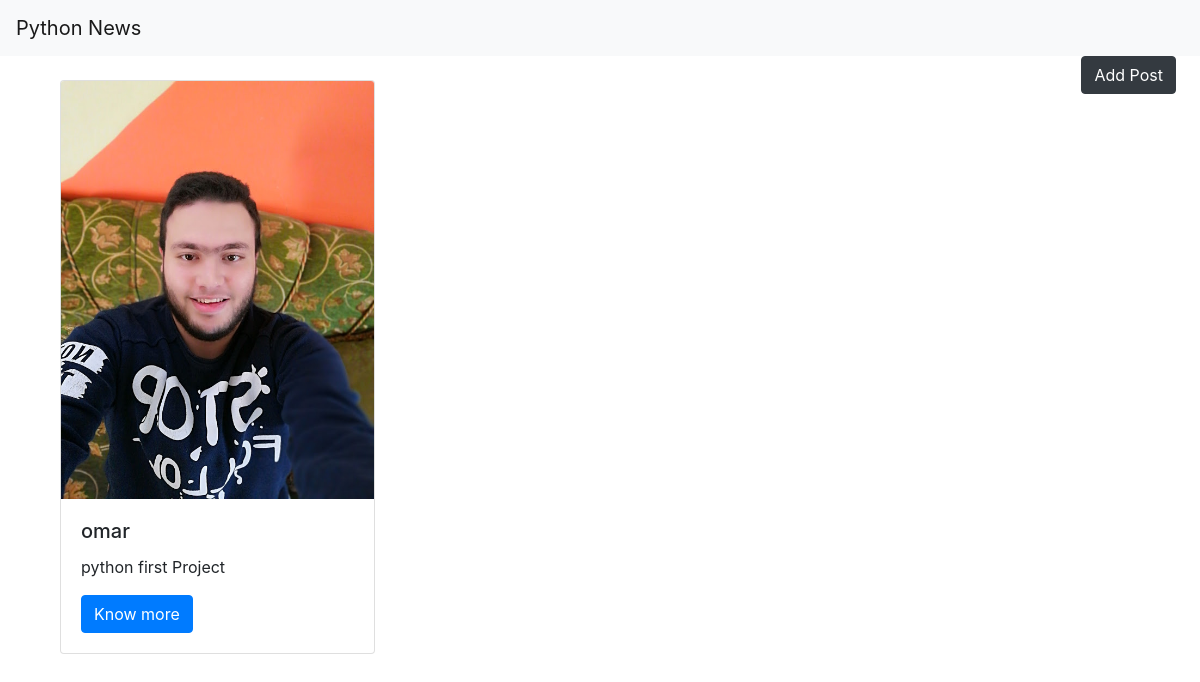
/, run on an earlier commit of the app's database.
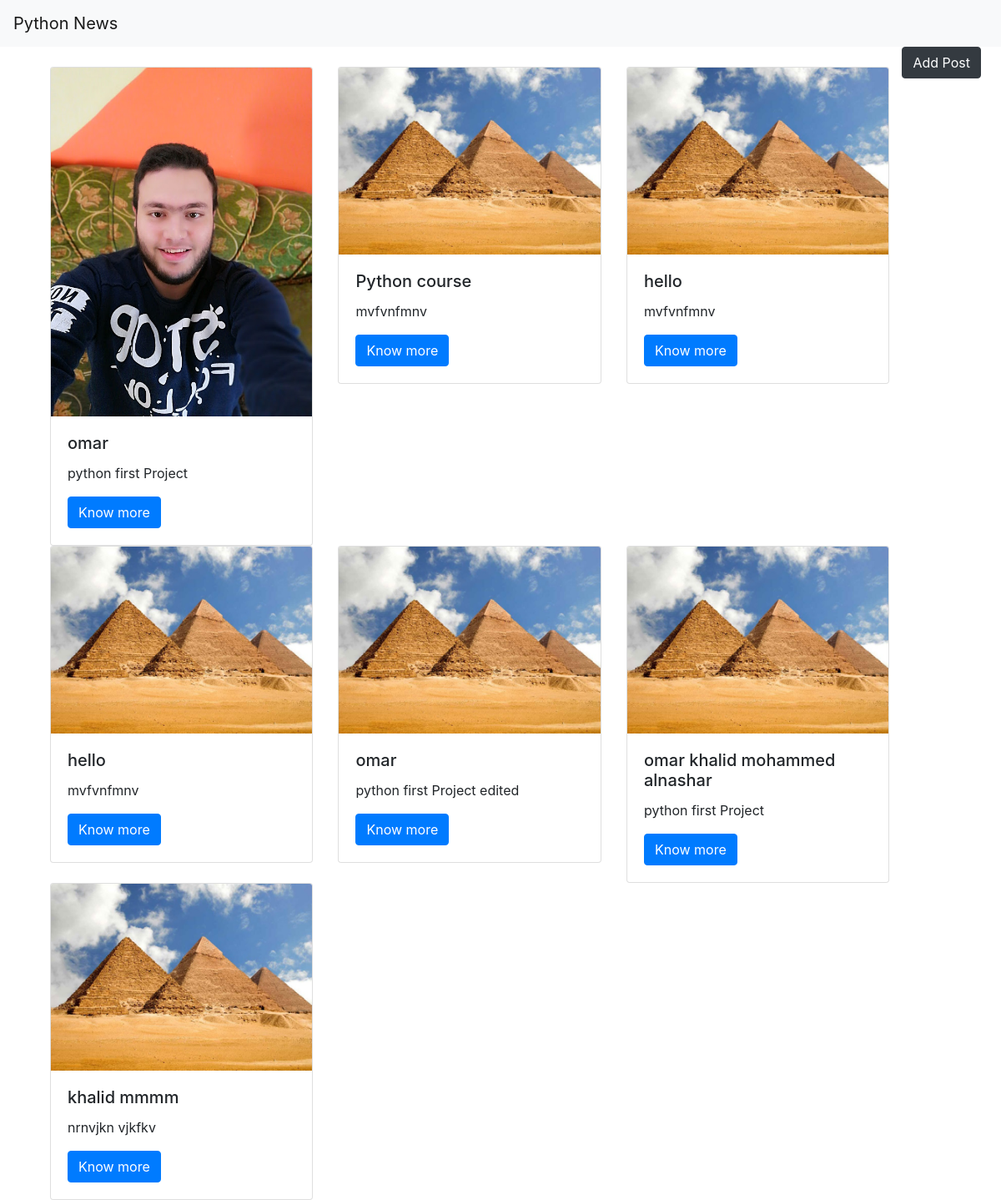
And on a later commit of the database.
### Post/models.py (models this page shows, shortened)
class Post(models.Model):
    user=models.ForeignKey(User,on_delete=models.CASCADE)
    title=models.CharField(max_length=50)
    content=RichTextField()
    img=models.ImageField(upload_to='post_img/',default="post_img/default.jpg")
    created=models.DateTimeField(auto_now_add=True)
    active = models.BooleanField(default=True)

### Post/views.py (the view)
# urls.py: url(r'^$',views.all_post,name='all_post'),
def all_post(request):
    all_posts= Post.objects.filter(active = True)
    context = {
        'all_posts':all_posts,
    }
    return render(request,'allposts.html',context)

### Post/templates/allposts.html
{% extends "base.html" %}
{% block body %}
      <button type="button" class="btn btn-dark mr-4 float-right" ><a href="{% url 'blog:create_post' %}" style="color: white; text-decoration: none;" >Add Post</a></button>
      <div class="container">
        <div class="row mt-4">
          {% for post in all_posts %}
          <div class="col-md-4">
            <div class="card">
                {% if post.img %}
                <img src="{{ post.img.url }}" class="card-img-top" alt="...">
                {% endif %}
                <div class="card-body">
                  <h5 class="card-title">{{post.title}}</h5>
                  <p class="card-text" >{{ post.content|safe|truncatewords:10}}</p>
                  <a href="{% url 'blog:post' post.id %}" class="btn btn-primary">Know more</a>
                </div>
              </div>
           </div>
          {% endfor %}
        </div>
      </div>
      {% endblock body %}

### Post/templates/base.html (shortened to what this page needs)
{% load static %}
<!doctype html>
<html lang="en">
  <head>
    <link rel="stylesheet" href="https://stackpath.bootstrapcdn.com/bootstrap/4.5.0/css/bootstrap.min.css">
    <link rel="stylesheet" href="{% static 'home-static\Css\style.css' %}">
  </head>
  <body>
    <nav class="navbar navbar-expand-lg navbar-light bg-light">
        <a class="navbar-brand" href="/">Python News</a>
      </nav>
         {% block body %}
         {% endblock body %}
  </body>
</html>

What changed in the data, as far as the page shows it:
added Post: img (placeholder picture), title "Python course", content "mvfvnfmnv"
added Post: img (placeholder picture), title "hello", content "mvfvnfmnv"
added Post: img (placeholder picture), title "hello", content "mvfvnfmnv"
added Post: img (placeholder picture), title "omar", content "python first Project edited"
added Post: img (placeholder picture), title "omar khalid mohammed alnashar", content "python first Project"
added Post: img (placeholder picture), title "khalid mmmm", content "nrnvjkn vjkfkv"
